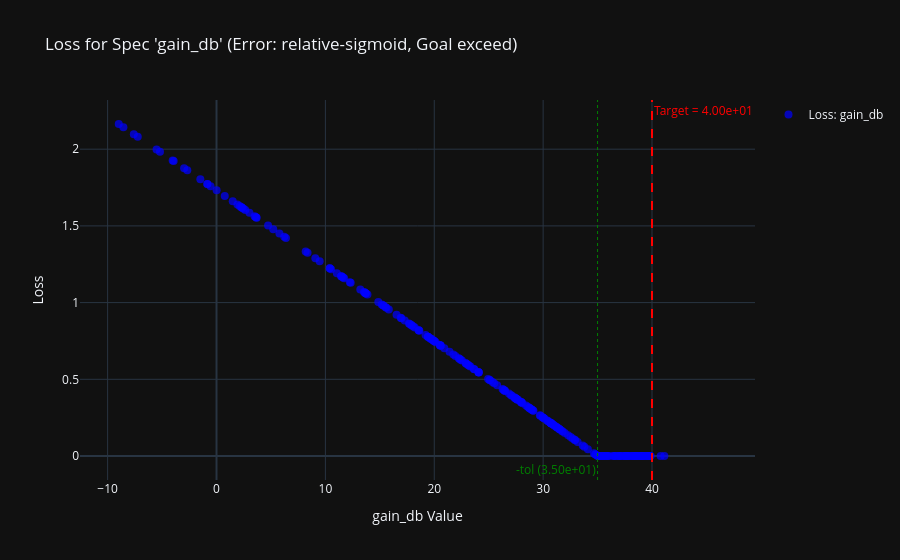
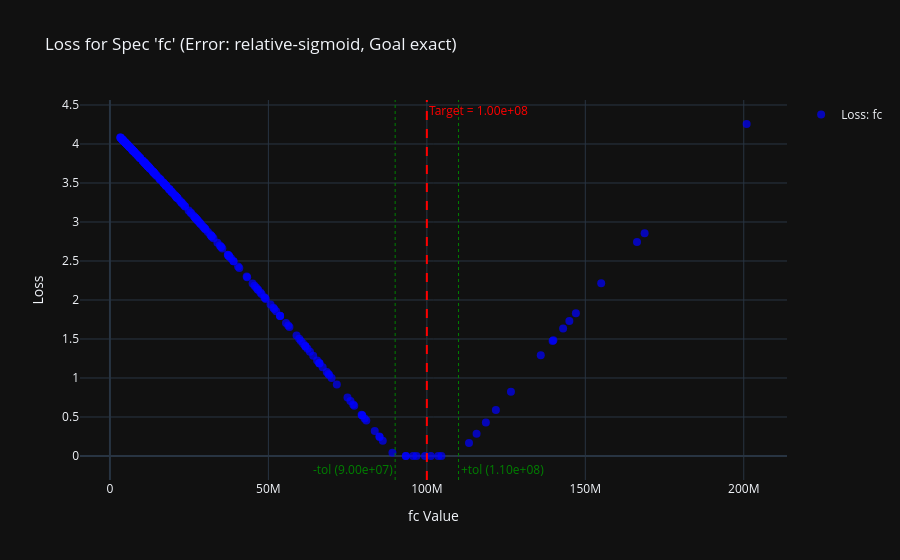

Here is the notebook cell these charts were saved with, in order:
### Code cell
circuit_optimizer.plot_loss_value_by_spec(spec_name="gain_db", show=True)
circuit_optimizer.plot_loss_value_by_spec(spec_name="fc", show=True)

### Figure 1 — Plotly figure (JSON) as saved in the notebook; plotly's stock layout.template omitted (floating-point values rounded to 4 significant figures; data arrays with more than 128 entries replaced by an {"elided": "..."} marker saying what was removed)
{"data": [{"marker": {"color": "blue", "opacity": 0.7, "size": 8, "symbol": "circle"}, "mode": "markers", "name": "Loss: gain_db", "type": "scatter", "x": {"elided": "250 float values"}, "y": {"elided": "250 float values"}}], "layout": {"annotations": [{"font": {"color": "red"}, "showarrow": false, "text": "Target = 4.00e+01", "x": 40, "xanchor": "left", "xref": "x", "y": 1, "yanchor": "top", "yref": "y domain"}, {"font": {"color": "green"}, "showarrow": false, "text": "-tol (3.50e+01)", "x": 35, "xanchor": "right", "xref": "x", "y": 0, "yanchor": "bottom", "yref": "y domain"}], "shapes": [{"line": {"color": "red", "dash": "dash", "width": 2}, "type": "line", "x0": 40, "x1": 40, "xref": "x", "y0": 0, "y1": 1, "yref": "y domain"}, {"line": {"color": "green", "dash": "dot", "width": 1}, "type": "line", "x0": 35, "x1": 35, "xref": "x", "y0": 0, "y1": 1, "yref": "y domain"}], "showlegend": true, "title": {"text": "Loss for Spec 'gain_db' (Error: relative-sigmoid, Goal exceed)"}, "xaxis": {"title": {"text": "gain_db Value"}}, "yaxis": {"title": {"text": "Loss"}}}}

### Figure 2 — Plotly figure (JSON) as saved in the notebook; plotly's stock layout.template omitted (floating-point values rounded to 4 significant figures; data arrays with more than 128 entries replaced by an {"elided": "..."} marker saying what was removed)
{"data": [{"marker": {"color": "blue", "opacity": 0.7, "size": 8, "symbol": "circle"}, "mode": "markers", "name": "Loss: fc", "type": "scatter", "x": {"elided": "250 float values"}, "y": {"elided": "250 float values"}}], "layout": {"annotations": [{"font": {"color": "red"}, "showarrow": false, "text": "Target = 1.00e+08", "x": 100000000, "xanchor": "left", "xref": "x", "y": 1, "yanchor": "top", "yref": "y domain"}, {"font": {"color": "green"}, "showarrow": false, "text": "-tol (9.00e+07)", "x": 90000000, "xanchor": "right", "xref": "x", "y": 0, "yanchor": "bottom", "yref": "y domain"}, {"font": {"color": "green"}, "showarrow": false, "text": "+tol (1.10e+08)", "x": 110000000, "xanchor": "left", "xref": "x", "y": 0, "yanchor": "bottom", "yref": "y domain"}], "shapes": [{"line": {"color": "red", "dash": "dash", "width": 2}, "type": "line", "x0": 100000000, "x1": 100000000, "xref": "x", "y0": 0, "y1": 1, "yref": "y domain"}, {"line": {"color": "green", "dash": "dot", "width": 1}, "type": "line", "x0": 90000000, "x1": 90000000, "xref": "x", "y0": 0, "y1": 1, "yref": "y domain"}, {"line": {"color": "green", "dash": "dot", "width": 1}, "type": "line", "x0": 110000000, "x1": 110000000, "xref": "x", "y0": 0, "y1": 1, "yref": "y domain"}], "showlegend": true, "title": {"text": "Loss for Spec 'fc' (Error: relative-sigmoid, Goal exact)"}, "xaxis": {"title": {"text": "fc Value"}}, "yaxis": {"title": {"text": "Loss"}}}}
